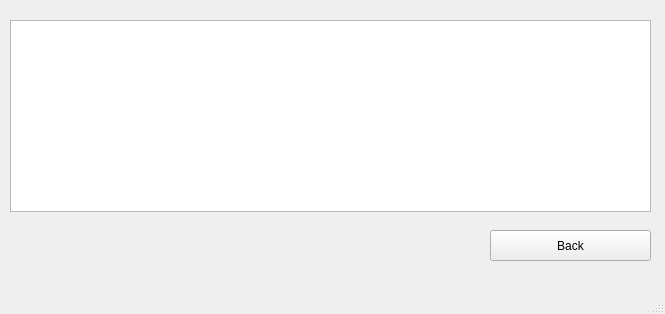
<?xml version="1.0" encoding="UTF-8"?>
<ui version="4.0">
 <class>MainWindow</class>
 <widget class="QMainWindow" name="MainWindow">
  <property name="geometry">
   <rect>
    <x>0</x>
    <y>0</y>
    <width>665</width>
    <height>314</height>
   </rect>
  </property>
  <property name="windowTitle">
   <string>Customers Feedback View</string>
  </property>
  <widget class="QWidget" name="centralwidget">
   <widget class="QTableWidget" name="tableWidget">
    <property name="geometry">
     <rect>
      <x>10</x>
      <y>20</y>
      <width>641</width>
      <height>192</height>
     </rect>
    </property>
    <property name="sizePolicy">
     <sizepolicy hsizetype="Fixed" vsizetype="Fixed">
      <horstretch>0</horstretch>
      <verstretch>0</verstretch>
     </sizepolicy>
    </property>
    <property name="sizeAdjustPolicy">
     <enum>QAbstractScrollArea::AdjustToContents</enum>
    </property>
    <attribute name="horizontalHeaderVisible">
     <bool>false</bool>
    </attribute>
    <attribute name="horizontalHeaderCascadingSectionResizes">
     <bool>false</bool>
    </attribute>
    <attribute name="horizontalHeaderDefaultSectionSize">
     <number>200</number>
    </attribute>
    <attribute name="horizontalHeaderHighlightSections">
     <bool>true</bool>
    </attribute>
    <column>
     <property name="text">
      <string>OrderID</string>
     </property>
    </column>
    <column>
     <property name="text">
      <string>StaffID</string>
     </property>
    </column>
    <column>
     <property name="text">
      <string>Rating</string>
     </property>
    </column>
   </widget>
   <widget class="QPushButton" name="backButton">
    <property name="geometry">
     <rect>
      <x>490</x>
      <y>230</y>
      <width>161</width>
      <height>31</height>
     </rect>
    </property>
    <property name="text">
     <string>Back</string>
    </property>
   </widget>
  </widget>
  <widget class="QMenuBar" name="menubar">
   <property name="geometry">
    <rect>
     <x>0</x>
     <y>0</y>
     <width>665</width>
     <height>21</height>
    </rect>
   </property>
  </widget>
  <widget class="QStatusBar" name="statusbar"/>
 </widget>
 <resources/>
 <connections/>
</ui>
